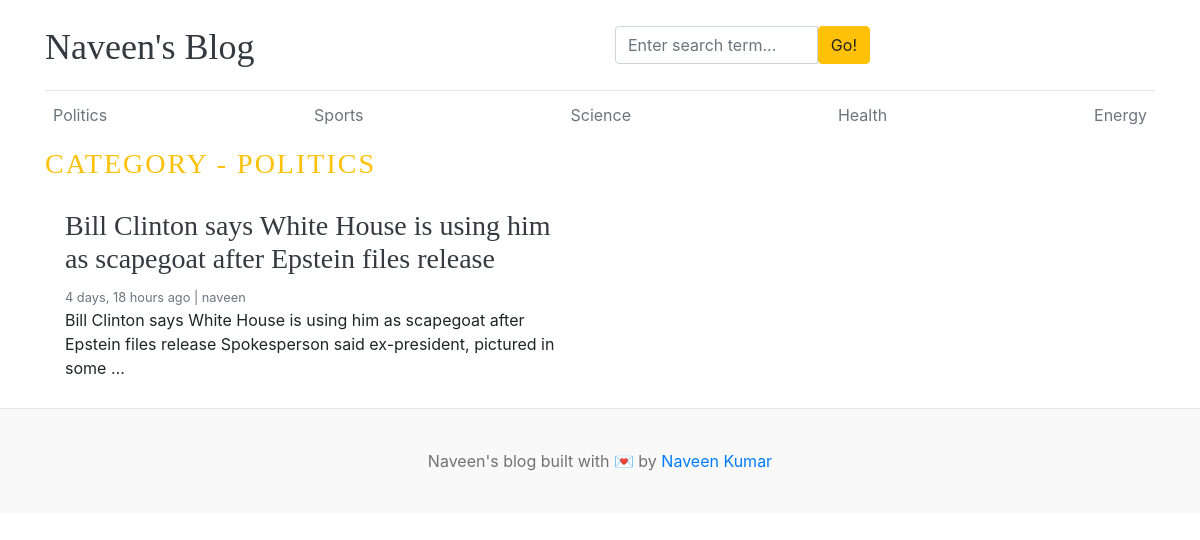
Before: /category/1/ with the older database file.
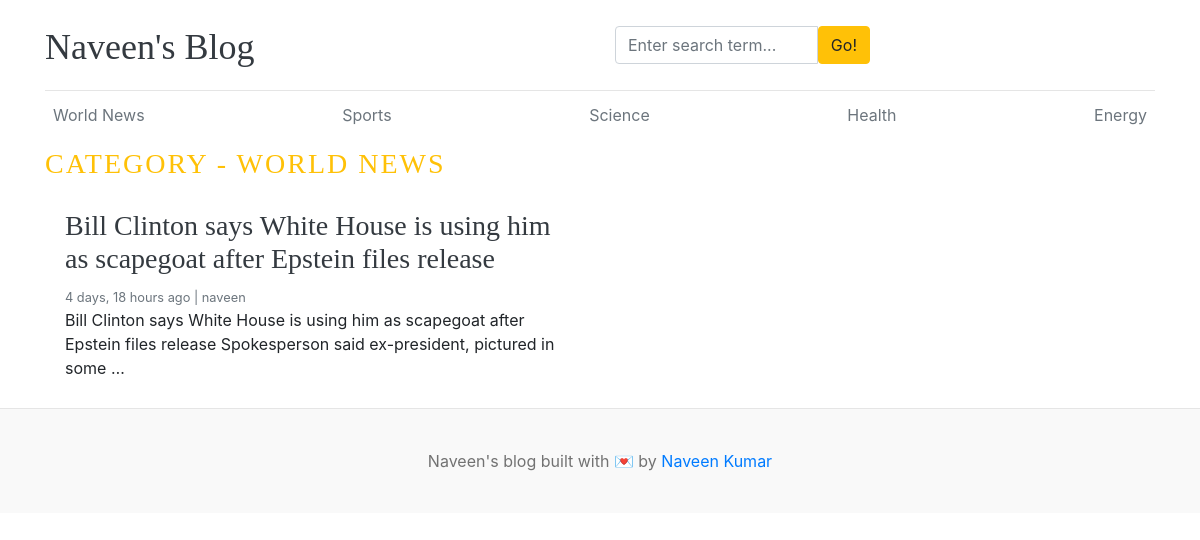
After: the same page with the newer database file.
### blogs/models.py (models this page shows)
class Category(models.Model):
    category_name = models.CharField(max_length=50, unique=True)
    created_at = models.DateField(auto_now_add=True)
    updated_at = models.DateTimeField(auto_now=True)
    class Meta:
        verbose_name_plural = "categories"
    def __str__(self):
        return self.category_name

### blogs/views.py (the view)
# urls.py: path('<int:category_id>/',views.posts_by_category,name='posts_by_category')
def posts_by_category(request, category_id):
    posts = Blog.objects.filter(status="Published", category=category_id)
    try:
        category = Category.objects.get(id=category_id)
    except:
        return redirect("404.html")
    context = {"posts": posts, "category": category}
    return render(request, "posts_by_category.html", context)

### blogs/context_processors.py (called while the page is built)
def get_categories(request):
    categories = Category.objects.all()
    return dict(categories=categories)

def get_social_links(request):
    social_media_links = SocialMedia.objects.filter(status='Active').order_by('order')
    return dict(social_media_links=social_media_links)

def get_about(request):
    about =  About.objects.first()
    return dict(about=about)

### templates/posts_by_category.html
{% extends "base.html" %}
{% block content%}
<h3 class="text-uppercase text-warning" style="letter-spacing:2px">Category - {{ category }}</h3>
  <div class="row mb-2">
{% if posts %}
{% for post in posts %}
    <div class="col-md-6">
      <div class="card border-0" >
        <div class="card-body">
          <h3><a href="{% url 'blogs' post.slug %}" class="text-dark">{{post.title}}</a></h3>
          <small class="mb-1 text-muted">{{post.created_at | timesince}} ago | {{post.author}}</small>
          <p class="card-text">{{post.short_description | truncatewords:20}}</p>
        </div>
      </div>
    </div>
{% endfor %}
{% else %}
<p> No post found </p>
{% endif %}
  </div>
</div>
{% endblock %}

### templates/base.html (shortened to what this page needs)
{% load static %}
<!DOCTYPE html>
<html lang="en">
    <head>
        <link href="https://getbootstrap.com/docs/4.0/dist/css/bootstrap.min.css"
              rel="stylesheet">
        <link rel="stylesheet" href="https://cdnjs.cloudflare.com/ajax/libs/font-awesome/4.7.0/css/font-awesome.min.css">
        <link href="{% static 'css/blog.css' %}" rel="stylesheet">
    </head>
    <body>
        <div class="container">
            <header class="blog-header py-3">
                <div class="row flex-nowrap justify-content-between align-items-center">
                    <div class="col-6 pt-1">
                        <a class="blog-header-logo text-dark" href="/">Naveen's Blog</a>
                    </div>
                    <div class="col-3">
                        <form action="{% url 'search' %}" method='GET'>
                            <div class="input-group">
                                <input class="form-control"
                                       name="keyword"
                                       type="text"
                                       value="{{keyword}}"
                                       placeholder="Enter search term..."
                                       aria-label="Enter search term..."
                                       id="button-search" />
                                <button class="btn btn-warning" id="button-search" type="submit">Go!</button>
                            </div>
                        </form>
                    </div>
                    <div class="col-3 d-flex justify-content-end align-items-center">
                    </div>
                </div>
            </header>
            <div class="nav-scroller py-1 mb-2">
                <nav class="nav d-flex justify-content-between">
                    {% for category in categories %}
                        <a class="p-2 text-muted"
                           href="{% url 'posts_by_category' category.id %}">{{ category.category_name|capfirst }}</a>
                    {% endfor %}
                </nav>
            </div>
            {% block content %}{% endblock %}
            <footer class="blog-footer">
                <p>
                    Naveen's blog built with 💌 by <a href="#">Naveen Kumar</a>
                </p>
            </footer>
        </body>
    </html>

Changed rows visible on the page:
changed Category: category_name "Politics" → "World News"; category_name "POLITICS" → "WORLD NEWS"
